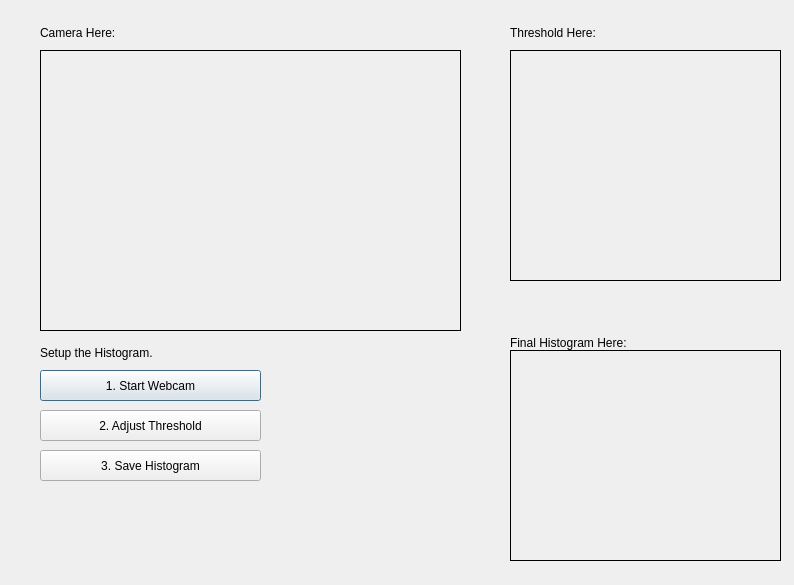
<?xml version="1.0" encoding="UTF-8"?>
<ui version="4.0">
 <class>Dialog</class>
 <widget class="QDialog" name="Dialog">
  <property name="geometry">
   <rect>
    <x>0</x>
    <y>0</y>
    <width>794</width>
    <height>585</height>
   </rect>
  </property>
  <property name="windowTitle">
   <string>Dialog</string>
  </property>
  <widget class="QPushButton" name="start_button_1">
   <property name="geometry">
    <rect>
     <x>40</x>
     <y>370</y>
     <width>221</width>
     <height>31</height>
    </rect>
   </property>
   <property name="text">
    <string>1. Start Webcam</string>
   </property>
  </widget>
  <widget class="QLabel" name="camera_display">
   <property name="geometry">
    <rect>
     <x>40</x>
     <y>50</y>
     <width>421</width>
     <height>281</height>
    </rect>
   </property>
   <property name="frameShape">
    <enum>QFrame::Box</enum>
   </property>
   <property name="text">
    <string/>
   </property>
  </widget>
  <widget class="QLabel" name="threshhold_display">
   <property name="geometry">
    <rect>
     <x>510</x>
     <y>50</y>
     <width>271</width>
     <height>231</height>
    </rect>
   </property>
   <property name="frameShape">
    <enum>QFrame::Box</enum>
   </property>
   <property name="text">
    <string/>
   </property>
  </widget>
  <widget class="QPushButton" name="adjust_button_1">
   <property name="geometry">
    <rect>
     <x>40</x>
     <y>410</y>
     <width>221</width>
     <height>31</height>
    </rect>
   </property>
   <property name="text">
    <string>2. Adjust Threshold</string>
   </property>
  </widget>
  <widget class="QPushButton" name="save_button_1">
   <property name="geometry">
    <rect>
     <x>40</x>
     <y>450</y>
     <width>221</width>
     <height>31</height>
    </rect>
   </property>
   <property name="text">
    <string>3. Save Histogram</string>
   </property>
  </widget>
  <widget class="QLabel" name="color2_value">
   <property name="geometry">
    <rect>
     <x>40</x>
     <y>340</y>
     <width>361</width>
     <height>25</height>
    </rect>
   </property>
   <property name="text">
    <string>Setup the Histogram.</string>
   </property>
  </widget>
  <widget class="QLabel" name="toggle_display">
   <property name="geometry">
    <rect>
     <x>510</x>
     <y>350</y>
     <width>271</width>
     <height>211</height>
    </rect>
   </property>
   <property name="frameShape">
    <enum>QFrame::Box</enum>
   </property>
   <property name="text">
    <string/>
   </property>
  </widget>
  <widget class="QLabel" name="camera_here_text">
   <property name="geometry">
    <rect>
     <x>40</x>
     <y>20</y>
     <width>361</width>
     <height>25</height>
    </rect>
   </property>
   <property name="text">
    <string>Camera Here:</string>
   </property>
  </widget>
  <widget class="QLabel" name="Threshold_here_text">
   <property name="geometry">
    <rect>
     <x>510</x>
     <y>20</y>
     <width>361</width>
     <height>25</height>
    </rect>
   </property>
   <property name="text">
    <string>Threshold Here:</string>
   </property>
  </widget>
  <widget class="QLabel" name="toggle_text">
   <property name="geometry">
    <rect>
     <x>510</x>
     <y>330</y>
     <width>361</width>
     <height>25</height>
    </rect>
   </property>
   <property name="text">
    <string>Final Histogram Here:</string>
   </property>
  </widget>
  <zorder>start_button_1</zorder>
  <zorder>adjust_button_1</zorder>
  <zorder>threshhold_display</zorder>
  <zorder>camera_display</zorder>
  <zorder>save_button_1</zorder>
  <zorder>color2_value</zorder>
  <zorder>toggle_display</zorder>
  <zorder>camera_here_text</zorder>
  <zorder>Threshold_here_text</zorder>
  <zorder>toggle_text</zorder>
 </widget>
 <resources/>
 <connections/>
</ui>
